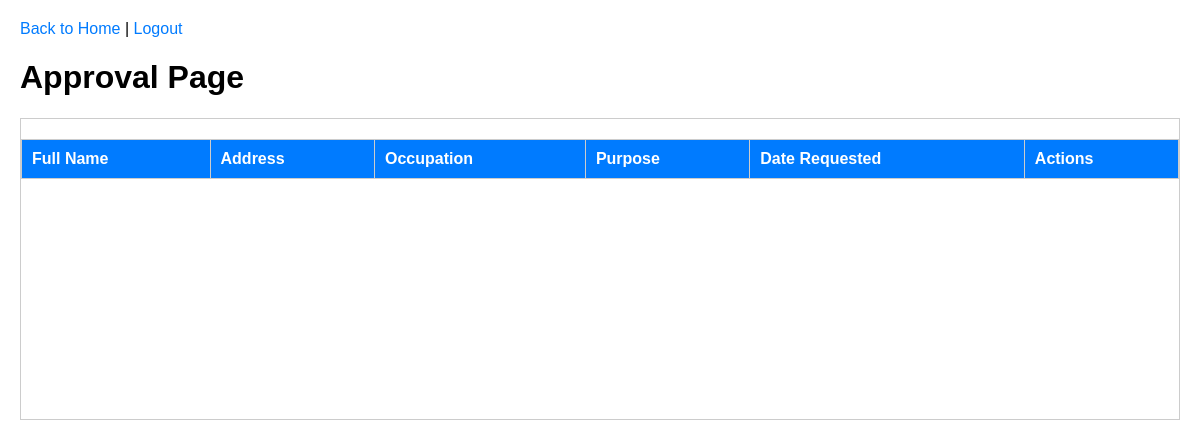
/approval (signed in), run on an earlier commit of the app's database.
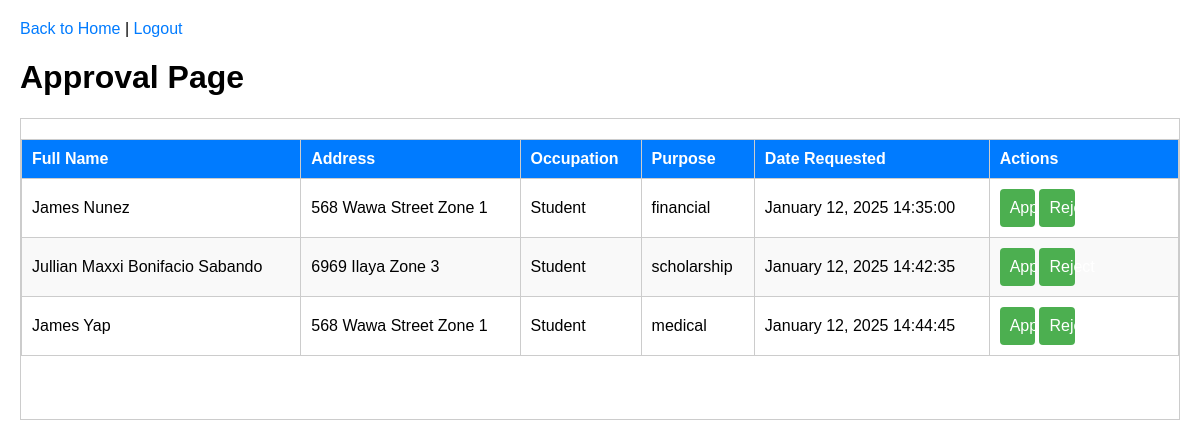
And on a later commit of the database.
### app.py (models this page shows, shortened)
class Resident(db.Model):
    id = db.Column(db.Integer, primary_key=True)
    full_name = db.Column(db.String(100), nullable=False)
    address = db.Column(db.String(200), nullable=False)
    occupation = db.Column(db.String(100), nullable=False)
    purpose = db.Column(db.String(200), nullable=False)
    date_requested = db.Column(db.DateTime, nullable=False, default=datetime.utcnow)
    date_issued = db.Column(db.DateTime)
    status = db.Column(db.String(20), default='pending')  # 'pending', 'approved', 'rejected'

### app.py (the view)
@app.route('/approval')
@login_required
def approval():
    pending_residents = Resident.query.filter_by(status='pending').all()
    return render_template('approval.html', residents=pending_residents)

### app.py (called while the page is built)
@login_manager.user_loader
def load_user(user_id):
    return Account.query.get(int(user_id))

@app.before_request
def restrict_access():
    if current_user.is_authenticated:
        restricted_routes = {
            'admin': [],
            'user': ['manage_users'],
        }
        if current_user.role not in restricted_routes:
            return
        if request.endpoint in restricted_routes.get(current_user.role, []):
            flash('You are not authorized to access this page.', 'danger')
            return redirect(url_for('home_screen'))

### templates/approval.html (shortened to what this page needs)
<!DOCTYPE html>
<html lang="en">
<head>
</head>
<body>
    <div class="header">
        <a href="{{ url_for('home_screen') }}">Back to Home</a> |
        <a href="{{ url_for('logout') }}">Logout</a>
    </div>
    <h1>Approval Page</h1>
    <div class="pending-approvals" style="overflow-y: scroll; height: 300px; border: 1px solid #ccc;">
        <table border="1">
            <thead>
                <tr>
                    <th>Full Name</th>
                    <th>Address</th>
                    <th>Occupation</th>
                    <th>Purpose</th>
                    <th>Date Requested</th>
                    {% if current_user.role == 'admin' %}
                    <th>Actions</th>
                    {% endif %}
                </tr>
            </thead>
            <tbody>
                {% for resident in residents %}
                <tr>
                    <td>{{ resident.full_name }}</td>
                    <td>{{ resident.address }}</td>
                    <td>{{ resident.occupation }}</td>
                    <td>{{ resident.purpose }}</td>
                    <td>{{ resident.date_requested.strftime('%B %d, %Y %H:%M:%S') }}</td>
                    {% if current_user.role == 'admin' %}
                    <td>
                        <form action="{{ url_for('approve_request', resident_id=resident.id) }}" method="post" style="display:inline;">
                            <button type="submit">Approve</button>
                        </form>
                        <form action="{{ url_for('reject_request', resident_id=resident.id) }}" method="post" style="display:inline;">
                            <button type="submit">Reject</button>
                        </form>
                    </td>
                    {% endif %}
                </tr>
                {% endfor %}
            </tbody>
        </table>
    </div>
</body>
</html>

### templates/approval.html (style rules this page uses)
body { font-family: 'Trebuchet MS', 'Lucida Sans Unicode', 'Lucida Grande', 'Lucida Sans', Arial, sans-serif; margin: 20px; }
.header { margin-bottom: 20px; }
a { text-decoration: none; color: #007BFF; }
button { width: 21%; padding: 10px; background-color: #4CAF50; color: white; border: none; border-radius: 4px; cursor: pointer; font-size: 16px; }
table { width: 100%; border-collapse: collapse; margin-top: 20px; }
th, td { border: 1px solid #ccc; padding: 10px; text-align: left; }
th { background-color: #007BFF; color: white; }
tr:nth-child(even) { background-color: #f9f9f9; }

What changed in the data, as far as the page shows it:
added Resident: full_name "James Nunez", address "568 Wawa Street Zone 1", occupation "Student", purpose "financial", date_requested "January 12, 2025 14:35:00"
added Resident: full_name "Jullian Maxxi Bonifacio Sabando", address "6969 Ilaya Zone 3", occupation "Student", purpose "scholarship", date_requested "January 12, 2025 14:42:35"
added Resident: full_name "James Yap", address "568 Wawa Street Zone 1", occupation "Student", purpose "medical", date_requested "January 12, 2025 14:44:45"
